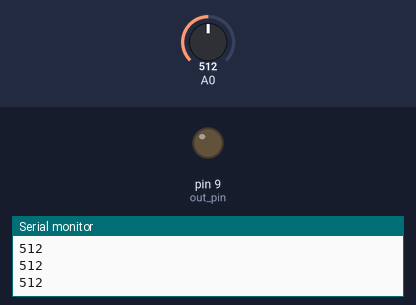
Bench run of a sketch on a simulated Arduino Uno, built with avr-gcc and run on an emulated ATmega328P. Shown: output pins drawn as LEDs (lit = HIGH), the last lines printed to the serial monitor. Inputs (shaded band) come from the test bench; at power-on: A0 = 512.

Above: at 1.2 s.
1.3 s: A0 set to 464
2.8 s: A0 set to 441
At 4.0 s:
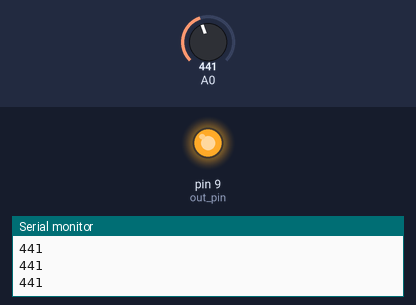
4.3 s: A0 set to 460
At 5.1 s:
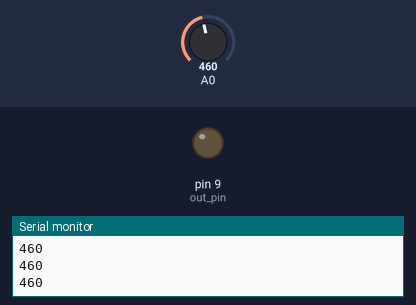
5.8 s: A0 set to 440
At 6.3 s:
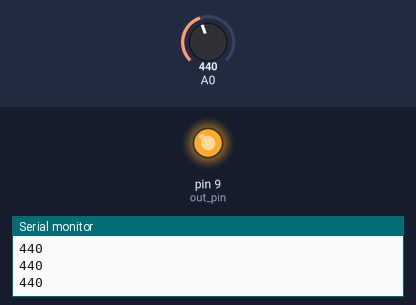
Timing chart, 0 to 8.3 s (numbered marks = the images above; inputs shaded):
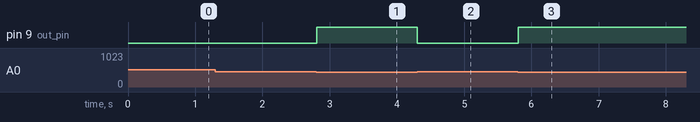

The sketch:

Code.ino
```cpp
// Name - Nilambari Rathi
// Roll No - 43154

int out_pin = 9;

void setup() {
  pinMode(out_pin, OUTPUT);
  pinMode(A0, INPUT);
  Serial.begin(9600);
}

void loop() {
  int inputLight = analogRead(A0);
  Serial.println(inputLight);

  if (inputLight < 450) {
    digitalWrite(out_pin, HIGH);
  }
  else {
    digitalWrite(out_pin, LOW);
  }

  delay(5);
}
```

Measured:
- the behaviour switches between 450 and 449 on A0 (found by bisection; images 0 and 1)
- after the input at 2.8 s, pin 9 (out_pin): LOW → HIGH at once
- after the input at 4.3 s, pin 9 (out_pin): HIGH → LOW at once
- after the input at 5.8 s, pin 9 (out_pin): LOW → HIGH at once
